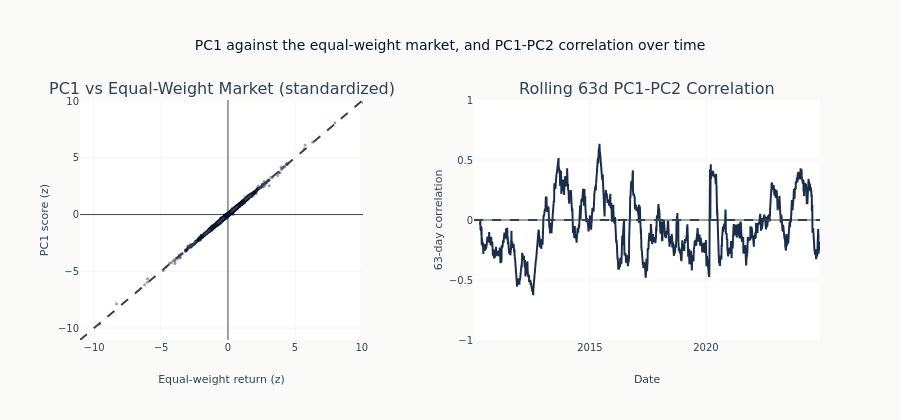

Notebook cell for this chart:
### Markdown cell above
Apply axis labels and honest correlation limits before rendering.

### Code cell
fig.add_hline(y=0, line_dash="dash", line_color=COLORS["neutral"], row=1, col=2)
fig.update_xaxes(
    title_text="Equal-weight return (z)", range=[scatter_min, scatter_max], row=1, col=1
)
fig.update_yaxes(title_text="PC1 score (z)", range=[scatter_min, scatter_max], row=1, col=1)
fig.update_xaxes(title_text="Date", row=1, col=2)
fig.update_yaxes(title_text="63-day correlation", range=[-1, 1], row=1, col=2)
fig.update_layout(
    height=420,
    title_text="PC1 against the equal-weight market, and PC1-PC2 correlation over time",
)
show_plotly_with_alt(
    fig,
    "Two panels. The left scatters the first component's daily score against the "
    "equal-weight sector return, both standardized, on equal axes with a dashed "
    "diagonal; a cloud lying on that diagonal means the two are the same series up to "
    "scale. The right plots the rolling correlation between the first two components "
    "against date, on an axis from minus one to one with a line at zero.",
)
print(
    f"PC1 against equal-weight market: correlation {pc1_market_corr:.3f}. "
    f"Rolling PC1-PC2 correlation: mean {roll_corr.mean():+.3f}, "
    f"range {roll_corr.min():+.2f} to {roll_corr.max():+.2f}"
)

### Figure 1 — Plotly figure (JSON) as saved in the notebook; plotly's stock layout.template omitted (floating-point values rounded to 4 significant figures; data arrays with more than 128 entries replaced by an {"elided": "..."} marker saying what was removed)
{"data": [{"marker": {"color": "#0a1628", "opacity": 0.4, "size": 3}, "mode": "markers", "name": "Daily", "showlegend": false, "type": "scatter", "x": {"elided": "3752 float values"}, "xaxis": "x", "y": {"elided": "3752 float values"}, "yaxis": "y"}, {"line": {"color": "#334155", "dash": "dash"}, "mode": "lines", "name": "45°", "showlegend": false, "type": "scatter", "x": [-11.05, 10.09], "xaxis": "x", "y": [-11.05, 10.09], "yaxis": "y"}, {"line": {"color": "#1a2d4a"}, "name": "PC1-PC2", "showlegend": false, "type": "scatter", "x": {"elided": "3752 str values"}, "xaxis": "x2", "y": {"elided": "3752 float values"}, "yaxis": "y2"}], "layout": {"annotations": [{"font": {"size": 16}, "showarrow": false, "text": "PC1 vs Equal-Weight Market (standardized)", "x": 0.1913, "xanchor": "center", "xref": "paper", "y": 1.0, "yanchor": "bottom", "yref": "paper"}, {"font": {"size": 16}, "showarrow": false, "text": "Rolling 63d PC1-PC2 Correlation", "x": 0.7662, "xanchor": "center", "xref": "paper", "y": 1.0, "yanchor": "bottom", "yref": "paper"}], "height": 420, "shapes": [{"line": {"color": "#334155", "dash": "dash"}, "type": "line", "x0": 0, "x1": 1, "xref": "x2 domain", "y0": 0, "y1": 0, "yref": "y2"}], "title": {"text": "PC1 against the equal-weight market, and PC1-PC2 correlation over time"}, "xaxis": {"anchor": "y", "domain": [0.0, 0.3825], "range": [-11.05, 10.09], "title": {"text": "Equal-weight return (z)"}}, "xaxis2": {"anchor": "y2", "domain": [0.5325, 1.0], "title": {"text": "Date"}}, "yaxis": {"anchor": "x", "domain": [0.0, 1.0], "range": [-11.05, 10.09], "title": {"text": "PC1 score (z)"}}, "yaxis2": {"anchor": "x2", "domain": [0.0, 1.0], "range": [-1, 1], "title": {"text": "63-day correlation"}}}}
